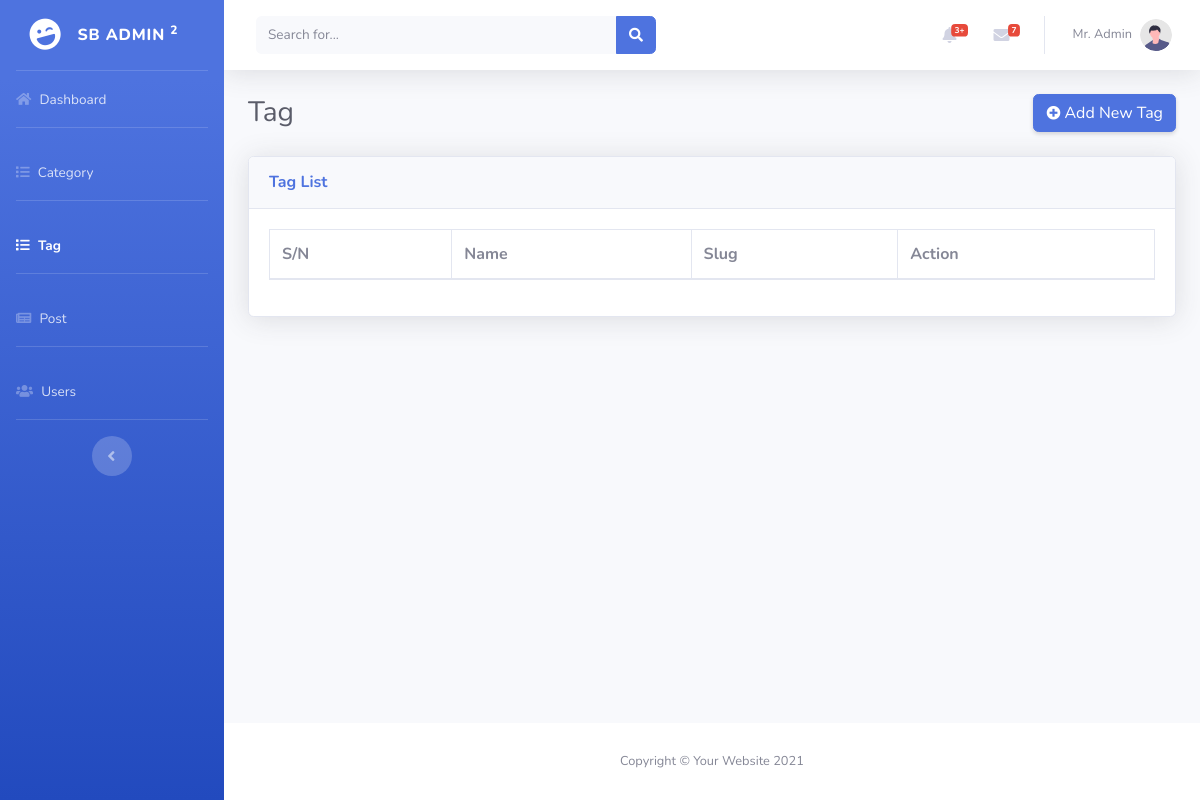
The app's page /admin/tag.php (signed in), older data.
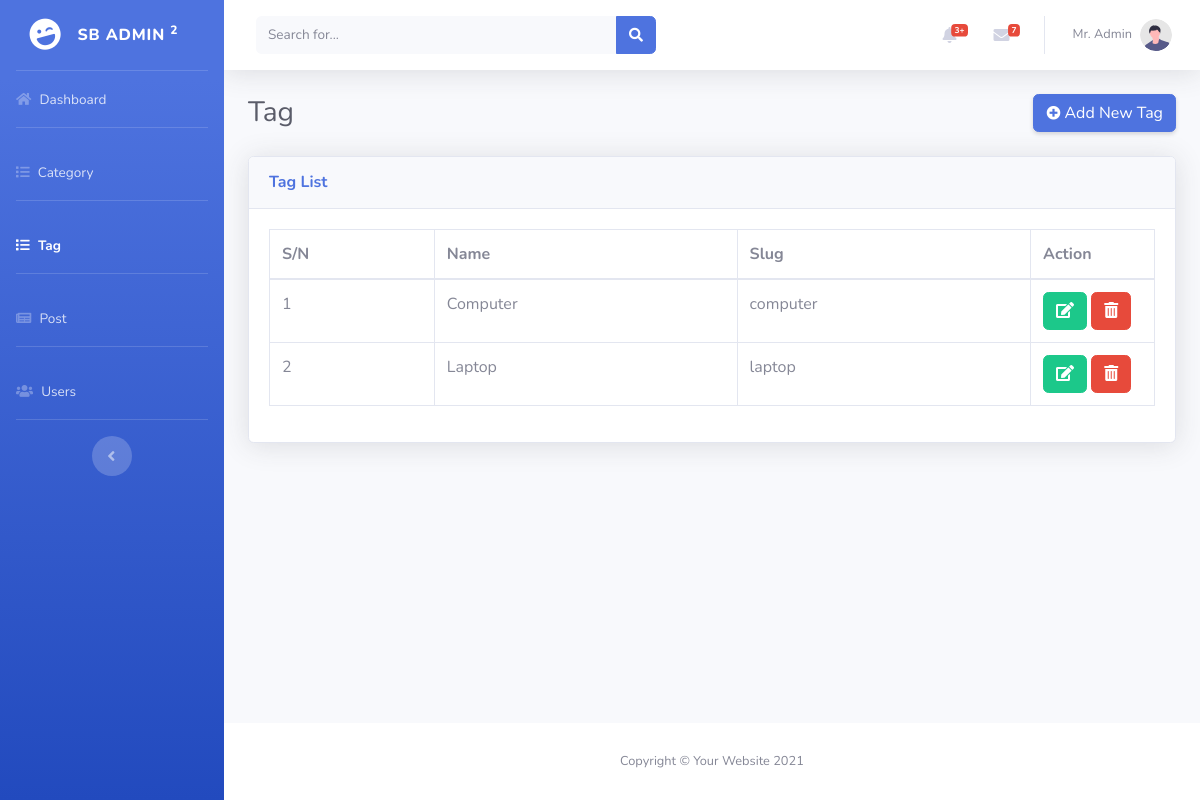
The same page, newer data.
### tables this page shows
CREATE TABLE `tag` (
  `id` bigint NOT NULL,
  `name` varchar(255) NOT NULL,
  `slug` varchar(255) NOT NULL
);

### admin/tag.php (the view, shortened to what this page needs)
<?php
include "layout/head.php";
?>
<div id="wrapper">
    <?php
    include "layout/sidebar.php";
    ?>
    <div id="content-wrapper" class="d-flex flex-column">
        <div id="content">
            <?php
            include "layout/topbar.php";
            ?>
            <div class="container-fluid">
                <div class="d-sm-flex align-items-center justify-content-between mb-4">
                    <h1 class="h3 mb-0 text-gray-800">Tag</h1>
                    <a href="tagCreate.php" class="d-none d-sm-inline-block btn  btn-primary shadow-sm">
                        <i class="fas fa-plus-circle fa-sm "></i>
                        Add New Tag
                    </a>
                </div>
                <div class="card shadow mb-4">
                    <div class="card-header py-3">
                        <h6 class="m-0 font-weight-bold text-primary">Tag List</h6>
                    </div>
                    <div class="card-body">
                        <div class="table-responsive">
                            <table class="table table-bordered" id="dataTable" width="100%" cellspacing="0">
                                <thead>
                                    <tr>
                                        <th>S/N</th>
                                        <th>Name</th>
                                        <th>Slug</th>
                                        <th>Action</th>
                                    </tr>
                                </thead>
                                <tbody>
                                    <?php
                                    $sql  = "SELECT * FROM tag";
                                    $stmt = $conn->prepare($sql);
                                    $stmt->execute();
                                    $tags = $stmt->fetchAll(PDO::FETCH_OBJ);
                                    if ($tags) {
                                        foreach ($tags as $key => $tag) { ?>
                                            <tr>
                                                <td><?php echo $key+1; ?></td>
                                                <td><?php echo $tag->name; ?></td>
                                                <td><?php echo $tag->slug; ?></td>
                                                <td width="14%">
                                                    <a href="tagEdit.php?id=<?php echo $tag->id;?>" class="btn btn-success"><i class="fas fa-edit"></i></a>
                                                    <a href="tagDelete.php?id=<?php echo $tag->id;?>" onclick="return confirm('Are you sure to delete?')" class="btn btn-danger"><i class="fas fa-trash-alt"></i></a>
                                                </td>
                                            </tr>
                                    <?php
                                        }
                                    }
                                    ?>
                                </tbody>
                            </table>
                        </div>
                    </div>
                </div>
            </div>
        </div>
        <?php
        include "layout/footer.php";
        ?>
        </body>
        </html>

Row changes from the older to the newer data that the page shows:
added tag: name "Computer", slug "computer"
added tag: name "Laptop", slug "laptop"
